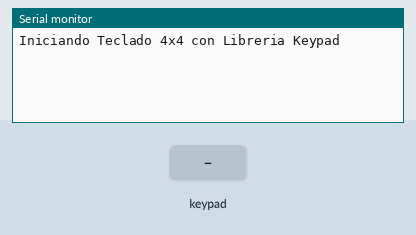
Bench run of a sketch on a simulated Arduino Uno, built with avr-gcc and run on an emulated ATmega328P. Shown: the last lines printed to the serial monitor. The test bench sets the inputs (shaded band).

Above: at 1.2 s.
1.3 s: key '1' pressed
At 2.5 s:
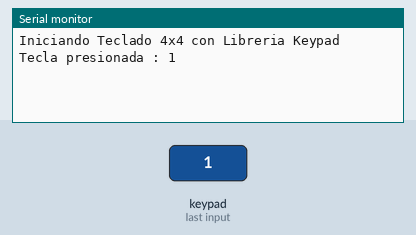
2.8 s: keypad keys 9 8 7 6 # pressed 0.4 s apart
At 5.1 s:
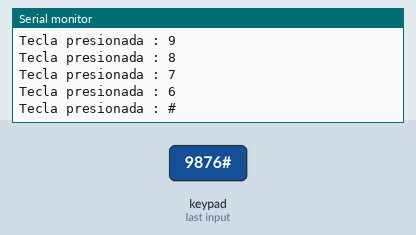
6.3 s: key '*' pressed
At 6.6 s:
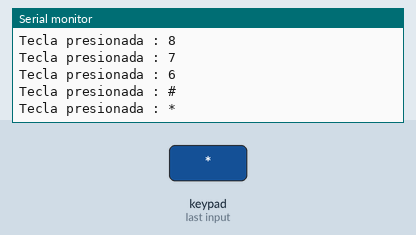
7.8 s: keypad keys 9 8 7 6 A pressed 0.4 s apart
At 10.3 s:
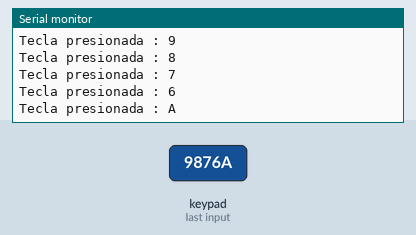
11.3 s: key 'B' pressed
At 12.5 s:
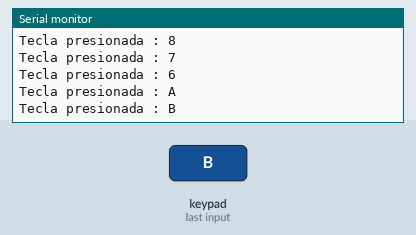
12.8 s: keypad keys 9 8 7 6 D pressed 0.4 s apart
At 15.1 s:
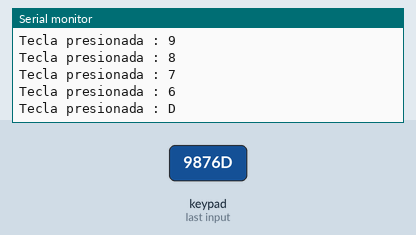
Timing chart, 0 to 16.6 s (numbered marks = the images above; inputs shaded):
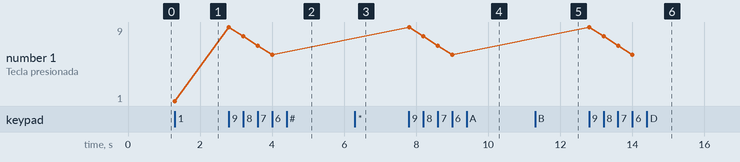

The sketch:

demo1_keypad_matriz_4-4.ino
```cpp
#include <Keypad.h>

#define filas 4
#define columnas 4

byte pinesFilas[filas] = { 9, 8, 7, 6 };
byte pinesColumnas[columnas] = { 5, 4, 3, 2 };

char signos[filas][columnas] = {
  { '1', '4', '7', '*' },
  { '2', '5', '8', '0' },
  { '3', '6', '9', '#' },
  { 'A', 'B', 'C', 'D' }
};

Keypad teclado = Keypad(makeKeymap(signos), pinesFilas, pinesColumnas, filas, columnas);

void setup() {
  Serial.begin(9600);
  Serial.println("Iniciando Teclado 4x4 con Libreria Keypad");
  Serial.println();
}
void loop() {
  char tecla = teclado.getKey();

  if (tecla) {
    Serial.print("Tecla presionada : ");
    Serial.println(tecla);
  }
}
```

Measured:
- after the input at 1.3 s, the serial monitor: prints a new line at once (image 1)
- after the input at 2.8 s, the serial monitor: prints a new line at once (image 2)
- after the input at 6.3 s, the serial monitor: prints a new line at once (image 3)
- after the input at 7.8 s, the serial monitor: prints a new line at once (image 4)
- after the input at 11.3 s, the serial monitor: prints a new line at once (image 5)
- after the input at 12.8 s, the serial monitor: prints a new line at once (image 6)
- plotted number 1: 1 → 6 after the input at 2.8 s
